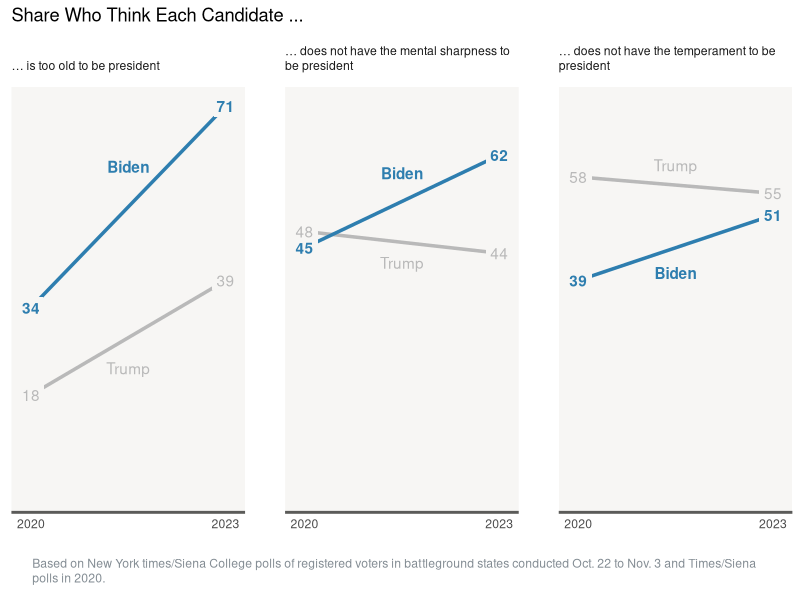

The R script that drew this image:
library(tidyverse)
library(ggtext)

poll.data <- tibble(
  statement = factor(
    rep(1:3, each = 4),
    levels = 1:3,
    labels = c(
      "... is too old to be president",
      "... does not have the mental sharpness to be president",
      "... does not have the temperament to be president"
    )
  ),
  year = rep(c(2020, 2023), 6),
  candidate = factor(
    rep(c(rep(1, 2), rep(2, 2)), 3),
    levels = 1:2,
    labels = c("Biden", "Trump")
  ),
  share = c(
    34, 71,
    18, 39,
    45, 62,
    48, 44,
    39, 51,
    58, 55
  )
) %>%
  # Create new variable to bold "Biden" and keep "Trump" plain
  mutate(
    fface = ifelse(candidate == "Biden", "bold", "plain")
  )

poll.data %>%
  
  # Call ggplot ----------------------------------------------------------------
  ggplot(
    
    # Define aesthetics --------------------------------------------------------
    aes(
      x = year,
      y = share,
      
      # Reversing the factor ensures that the lines for Biden will be on top
      color = fct_rev(candidate) 
    )
  ) +
  
  # Plot lines -----------------------------------------------------------------
  # Note that aesthetics were defined previously
  geom_line(
    linewidth = 1.2
  ) +
  
  # Add blank background layer for labels --------------------------------------
  # Note that we are adding a new aesthetic but that the others carry forward
  # We are not adding the text here because some of the labels are too close;
  # We'll add them as a separate text layer next
  geom_label(
    aes(
      label = share
    ),
    fill = "#f7f6f4",
    color = NA,
    label.size = NA
  ) +
  
  # Add text labels for shares -------------------------------------------------
  geom_text(
    aes(
      label = share,
      fontface = fface
    ),
  ) +
  
  # Add text labels for candidates ---------------------------------------------
  geom_text(
    
    ## Create new summary data for candidate labels -----------------------------
    data = poll.data %>%
      group_by(
        statement, candidate, fface
      ) %>%
      summarize(
        year = sum(year) / 2,
        share_diff = abs(diff(share)),
        share = sum(share) / 2
      ) %>%
      group_by(
        statement
      ) %>%
      mutate(
        vjust = ifelse(share == max(share), -1 - (share_diff * 0.05), 2 + (share_diff * 0.05))
      ) %>%
      ungroup(),
    aes(
      label = candidate,
      fontface = fface,
      vjust = vjust
    )
  ) +
  
  # Specify limits for y axis --------------------------------------------------
  # Define a lower limit for the y axis and allow natural maximum
  scale_y_continuous(
    limits = c(0, NA)
    ) +
  
  # Specify values for x axis and expand ---------------------------------------
  # Display only the relevant years and add expansion to allow room for labels
  scale_x_continuous(
    breaks = c(2020, 2023), 
    expand = expansion(mult = 0.1)
    ) +

  # Define colors --------------------------------------------------------------
  scale_color_manual(
    values = c(
      "Biden" = "#2e7eaf",
      "Trump" = "#b9b9b9"
      )
  ) +

  # Add title and caption ------------------------------------------------------
  labs(
    title = "Share Who Think Each Candidate ...",
    caption = "Based on New York times/Siena College polls of registered voters in battleground states conducted Oct. 22 to Nov. 3 and Times/Siena polls in 2020."
  ) +
  
  # Start with a minimal theme -------------------------------------------------
  theme_minimal() +
  
  # Customize theme ------------------------------------------------------------
  theme(
    
    # Remove legend
    legend.position = "none",
    
    # Remove y axis labeling
    axis.title.y = element_blank(),
    axis.text.y = element_blank(),
    axis.ticks.y = element_blank(),
    
    # Remove x axis title
    axis.title.x = element_blank(),
    
    # Add x axis line
    axis.line.x = element_line(
      color = "#5b5b59",
      linewidth = 1
      ),
    
    # Remove panel grid lines
    panel.grid = element_blank(),
    
    # Shade panel and remove border
    panel.background = element_rect(
      fill = "#f7f6f4", 
      color = NA
      ),
    
    # Add space between panels
    panel.spacing = unit(2, "lines"),
    
    # Allow word wrapping in panel title
    strip.text = element_textbox_simple(
      vjust = 0,
      margin = margin(20, 0, 10, 0)
      ),
    
    # Define caption text color and add padding
    plot.caption = element_textbox_simple(
      color = "#848d94",
      margin = margin(20, 15, 5, 15)
      )
  ) +
  
  # Create separate plots by statement
  facet_wrap(~statement)
